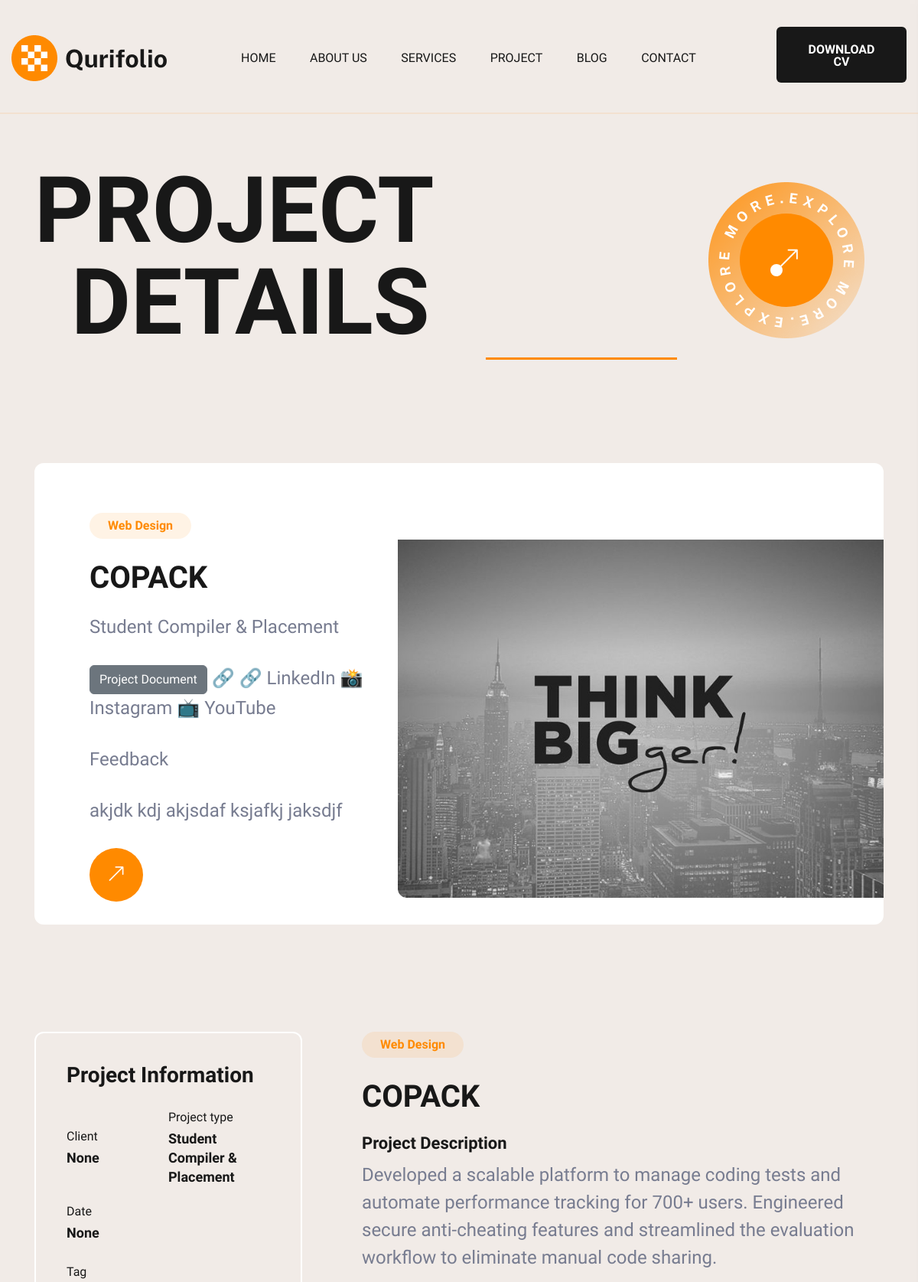
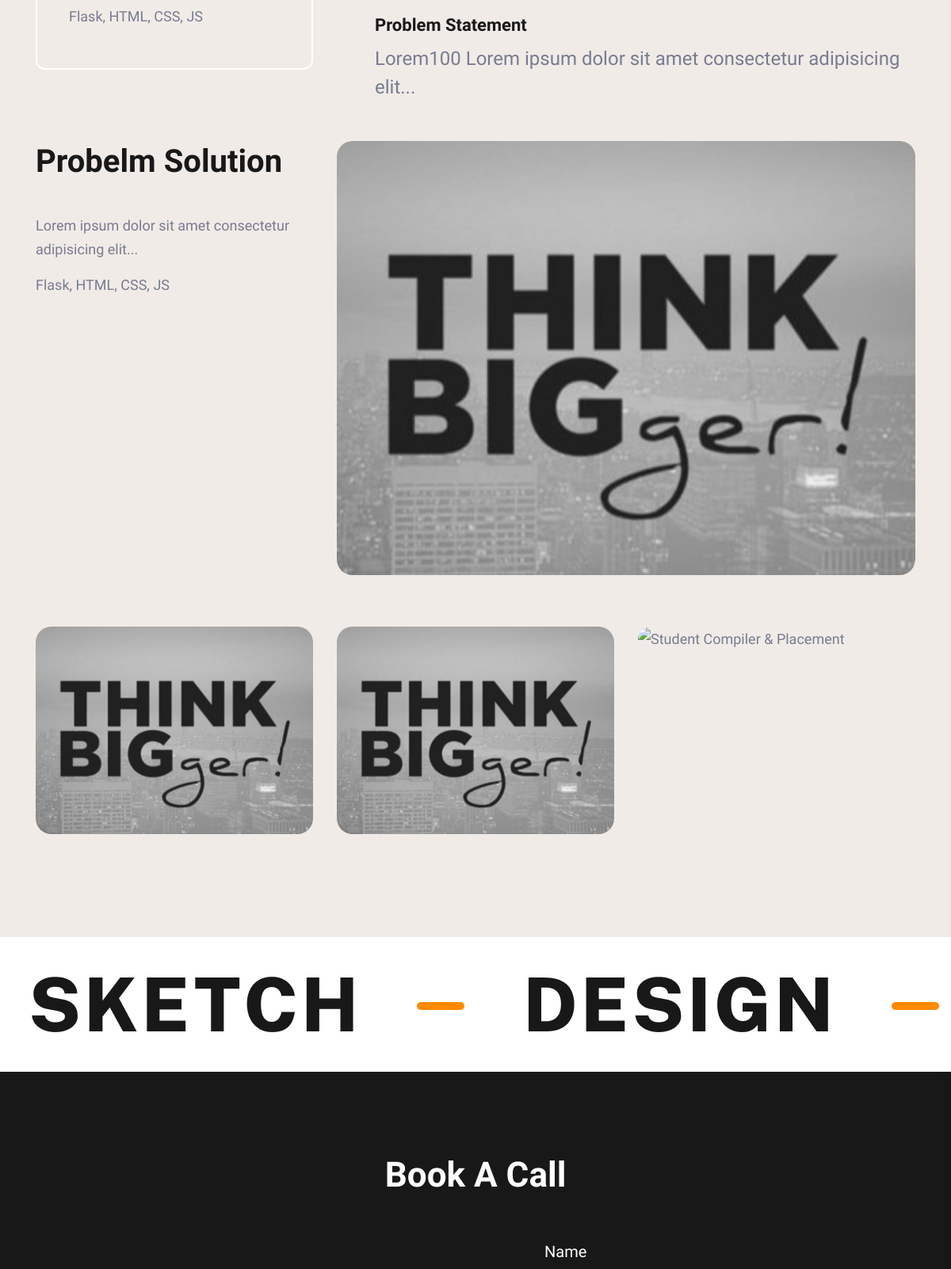
The page /project_details/1 (upper part) on the database its author committed (2 pictures, top to bottom).
### app.py (models this page shows)
class Project(db.Model):
    id = db.Column(db.Integer, primary_key=True)
    name = db.Column(db.String(150))
    title = db.Column(db.String(150), nullable=False)
    problem_statement = db.Column(db.String(400), default=None)
    description = db.Column(db.Text, nullable=False)
    tools = db.Column(db.String(100))
    filename1 = db.Column(db.String(100))
    filename2 = db.Column(db.String(100))
    filename3 = db.Column(db.String(100))
    filename4 = db.Column(db.String(100))
    filename5 = db.Column(db.String(100))
    solution = db.Column(db.String(200))
    project_link = db.Column(db.String(200),default=None)
    project_report = db.Column(db.String(200),default=None)
    insta_link = db.Column(db.String(200),default=None)
    youtube_link = db.Column(db.String(200),default=None)
    linkdin_link = db.Column(db.String(200),default=None)
    feedback = db.Column(db.String(200),default=None)
    client = db.Column(db.String(200),default=None)
    user = db.Column(db.String(200),default=None)
    date = db.Column(db.String(20),default=None)

### app.py (the view)
@app.route('/project_details/<int:id>')
def project_details(id):
    project = Project.query.filter_by(id=id).first()
    return render_template("project_details.html",project=project)

### templates/project_details.html (shortened to what this page needs)
<!DOCTYPE html>
<html class="no-js" lang="en">
<head>
	<link rel="stylesheet" href={{ url_for('static', filename='css/bootstrap.min.css' ) }} />
	<link rel="stylesheet" href={{ url_for('static', filename='fonts/bootstrap-icons/font-css.css' ) }} />
	<link rel="stylesheet" href={{ url_for('static', filename='css/animate.min.css' ) }} />
	<link rel="stylesheet" href={{ url_for('static', filename='css/slick.css' ) }} />
	<link rel="stylesheet" href={{ url_for('static', filename='css/all.min.css' ) }} />
	<link rel="stylesheet" href={{ url_for('static', filename='css/nice-select.css' ) }} />
	<link rel="stylesheet" href={{ url_for('static', filename='css/magnific-popup.css' ) }} />
	<link rel="stylesheet" href={{ url_for('static', filename='css/metisMenu.css' ) }} />
	<link rel="stylesheet" href={{ url_for('static', filename='css/aos.css' ) }} />
	<link rel="stylesheet" href={{ url_for('static', filename='css/spacing.css' ) }} />
	<link rel="stylesheet" href={{ url_for('static', filename='css/main.css' ) }} />
</head>
<body class="light-bg">
	<div class="main-page-wrapper">
		<header class="theme-main-menu theme-menu-one pt-35 pb-30">
			<div class="main-header-area">
				<div class="container-fluid">
					<div class="row align-items-center">
						<div class="col-xl-3 col-lg-2 col-6">
							<div class="logo-area">
								<a class="front" href="index.html"><img src={{ url_for('static',
										filename='img/logo/header-logo-1.png' ) }} alt="Header-logo"></a>
							</div>
						</div>
						<div class="col-xl-7 col-lg-7 col-6 d-none d-lg-block">
							<div class="main-menu d-none d-lg-block ps-xxl-5">
								<nav id="mobile-menu">
									<ul class="menu-list ps-0">
										<li>
											<a href="#">
												Home
											</a>
										</li>
										<li>
											<a href="about.html">About Us</a>
										</li>
										<li>
											<a href="#">Services</a>
										</li>
										<li>
											<a href="#">Project</a>
										</li>
										<li>
											<a href="#">Blog</a>
										</li>
										<li>
											<a href="contact.html">contact</a>
										</li>
									</ul>
								</nav>
							</div>
						</div>
						<div class="col-xl-2 col-lg-3 col-6">
							<div class="right-nav d-flex align-items-center justify-content-end">
								<div class="quote__btn d-none d-sm-inline-block">
									<a href="#" class="ht_btn">Download CV</a>
								</div>
							</div>
						</div>
					</div>
				</div>
			</div>
		</header>
		<main>
			<div class="page-title-area pt-215 pb-md-60">
				<div class="container">
					<div class="row align-items-center">
						<div class="col-lg-9 pe-lg-0">
							<div class="page-title-wrapper text-xl-start text-center mb-40">
								<h2 class="page-title mb-10 lh-1">Project <span class="ms-xl-5 ps-xxl-5">Details</span>
								</h2>
							</div>
						</div>
						<div class="col-lg-3 d-none d-lg-inline-block">
							<div class="page-title-btn text-center mb-40">
								<div class="button-2">
									<a class="scroll-btn" href="#">
										<span class="icon">
											<i class="bi bi-arrow-up-right"></i>
										</span>
									</a>
								</div>
							</div>
						</div>
					</div>
				</div>
			</div>
			<section class="project-section pt-120 pb-40 pt-lg-100 pb-lg-100">
				<div class="container">
					<div class="text-wrapper white-bg pt-65">
						<div class="row align-items-center">
							<div class="col-xl-5 col-lg-6">
								<div class="text-wrapper-one ps-3 ps-lg-5 ms-xl-4 mb-30">
									<div class="upper-title mb-25">Web Design</div>
									<h2 class="section-title mb-20">{{ project.name }}</h2>
									<p>{{ project.title }}</p>
									<p>
										<a href="{{ project.project_report }}" class="btn btn-secondary"
											target="_blank">Project Document</a>
										{% if project.project_link %}
										<a href="{{ project.project_link }}" target="_blank">🔗</a>
										{% endif %}
										{% if project.linkdin_link %}
										<a href="{{ project.linkdin_link }}" target="_blank" title="LinkedIn">🔗
											LinkedIn</a>
										{% endif %}
										{% if project.insta_link %}
										<a href="{{ project.insta_link }}" target="_blank" title="Instagram">📸
											Instagram</a>
										{% endif %}
										{% if project.youtube_link %}
										<a href="{{ project.youtube_link }}" target="_blank" title="YouTube">📺
											YouTube</a>
										{% endif %}
									</p>
									<p>Feedback</p>
									<P>{{ project.feedback }}</P>
									<a class="ht-btn-two" href="project.project_link"><i
											class="bi bi-arrow-up-right"></i></a>
								</div>
							</div>
							<div class="col-xl-7 col-lg-6">
								<div class="text-img">
									        <img src="{{ url_for('uploaded_file', filename=project.filename1) }}" class="card-img" alt="{{ project.title }}">
								</div>
							</div>
						</div>
					</div>
				</div>
			</section>
			<section class="project-details-content pt-40 pb-120 pb-lg-60">
				<div class="container">
					<div class="row">
						<div class="col-xl-4 col-lg-5">
							<div class="project-info-content mb-60">
								<h3 class="info-title mb-20">Project Information</h3>
								<ul class="project-info">
									<li>
										<div class="project-info-box">
											<span class="info-label">Client</span>
											<h5 class="info-title">{{ project.client }}</h5>
										</div>
									</li>
									<li>
										<div class="project-info-box">
											<span class="info-label">Project type</span>
											<h5 class="info-title">{{ project.title }}</h5>
										</div>
									</li>
									<li>
										<div class="project-info-box">
											<span class="info-label">Date</span>
											<h5 class="info-title">{{ project.date }}</h5>
										</div>
									</li>
								</ul>
								<div class="project-tag mt-10">
									<h6 class="project-tag-title">Tag</h6>
									<p>{{ project.tools }}</p>
								</div>
							</div>
						</div>
						<div class="col-xl-8 col-lg-7">
							<div class="text-wrapper-one ps-xl-5 mb-50">
								<div class="upper-title mb-25">Web Design</div>
								<h2 class="section-title mb-20">{{ project.name }}</h2>
								<h4>Project Description</h4>
								<p>{{ project.description }}</p>
								<h4>Problem Statement</h4>
								<p>{{ project.problem_statement }}</p>
							</div>
						</div>
					</div>
					<div class="row justify-content-between mb-20">
						<div class="col-xl-4 col-lg-5 pe-xl-0">
							<h2 class="section-title mb-40">Probelm Solution</h2>
							<p>{{ project.solution }}
							</p>
							<p>{{ project.tools }}</p>
						</div>
						<div class="col-xl-8 col-lg-7">
							<div class="text-center service-thumb mb-45">
								        <img src="{{ url_for('uploaded_file', filename=project.filename2) }}" class="card-img" alt="{{ project.title }}">
							</div>
						</div>
					</div>
					<div class="row mb-25">
						<div class="col-md-4">
							<div class="service-thumb mb-45">
								        <img src="{{ url_for('uploaded_file', filename=project.filename3) }}" class="card-img" alt="{{ project.title }}">
							</div>
						</div>
						<div class="col-md-4">
							<div class="service-thumb mb-45">
								        <img src="{{ url_for('uploaded_file', filename=project.filename4) }}" class="card-img" alt="{{ project.title }}">
							</div>
						</div>
						<div class="col-md-4">
							<div class="service-thumb mb-45">
								        <img src="{{ url_for('uploaded_file', filename=project.filename5) }}" class="card-img" alt="{{ project.title }}">
							</div>
						</div>
					</div>
				</div>
			</section>
			<div class="white-bg partners-section">
				<div class="logos">
					<div class="logos-slide">
						<div class="items"> <img src={{ url_for('static', filename='img/brand/brand-1.png' ) }}
								alt="brand"></div>
						<div class="items"><img src={{ url_for('static', filename='img/brand/brand-line-1.svg' ) }}
								alt="brand"></div>
						<div class="items"><img src={{ url_for('static', filename='img/brand/brand-2.png' ) }}
								alt="brand"></div>
						<div class="items"> <img src={{ url_for('static', filename='img/brand/brand-line-1.svg' ) }}
								alt="brand"></div>
					</div>
				</div>
			</div>
			<section class="black-bg contact-section pt-100 pb-100 pb-lg-30">
				<h2 class="wrapper-title text-white text-center mb-150 mb-lg-50">Book A Call</h2>
				<div class="container">
					<div class="row">
						<div class="col-lg-6 offset-lg-6">
							<div class="main-form ms-xl-5">
								<form action="#" class="ps-xl-4">
									<label>Name</label>
								</form>
							</div>
						</div>
					</div>
				</div>
			</section>
		</main>
	</div>
</body>
</html>

### static/css/spacing.css (style rules this page uses)
.mt-10 { margin-top: 10px; }
.mb-10 { margin-bottom: 10px; }
.mb-20 { margin-bottom: 20px; }
.mb-25 { margin-bottom: 25px; }
.mb-30 { margin-bottom: 30px; }
.mb-40 { margin-bottom: 40px; }
.mb-45 { margin-bottom: 45px; }
.mb-50 { margin-bottom: 50px; }
.mb-60 { margin-bottom: 60px; }
.mb-150 { margin-bottom: 150px; }
.pt-35 { padding-top: 35px; }
.pt-40 { padding-top: 40px; }
.pt-65 { padding-top: 65px; }
.pt-100 { padding-top: 100px; }
.pt-120 { padding-top: 120px; }
.pt-215 { padding-top: 215px; }
.pb-30 { padding-bottom: 30px; }
.pb-40 { padding-bottom: 40px; }
.pb-100 { padding-bottom: 100px; }
.pb-120 { padding-bottom: 120px; }
@media (max-width: 1200px) { .mb-lg-50 { margin-bottom: 50px; } }
@media (max-width: 1200px) { .pt-lg-100 { padding-top: 100px; } }
@media (max-width: 1200px) { .pb-lg-30 { padding-bottom: 30px; } }
@media (max-width: 1200px) { .pb-lg-60 { padding-bottom: 60px; } }
@media (max-width: 1200px) { .pb-lg-100 { padding-bottom: 100px; } }

### rows shown on the page
Project: name "COPACK", title "Student Compiler & Placement", feedback "akjdk kdj akjsdaf ksjafkj jaksdjf", filename1 (picture), client "None", date "None", tools "Flask, HTML, CSS, JS", description "Developed a scalable platform to manage coding tests and automate performance tracking for 700+ users. Engineered secure anti-cheating features and streamlined the evaluation workflow to eliminate manual code sharing.", problem_statement "Lorem100 Lorem ipsum dolor sit amet consectetur adipisicing elit...", solution "Lorem ipsum dolor sit amet consectetur adipisicing elit...", filename2 (picture), filename3 (picture), filename4 (picture)
